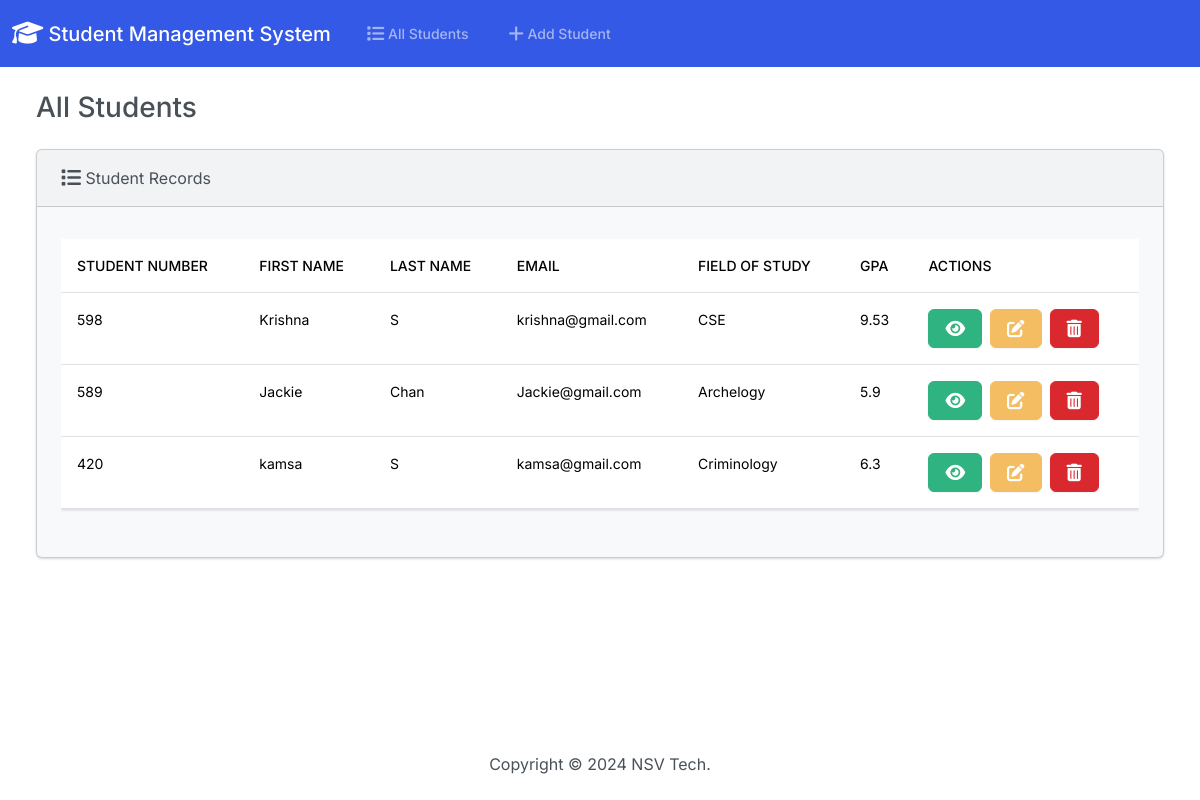
Before: / with the older database file.
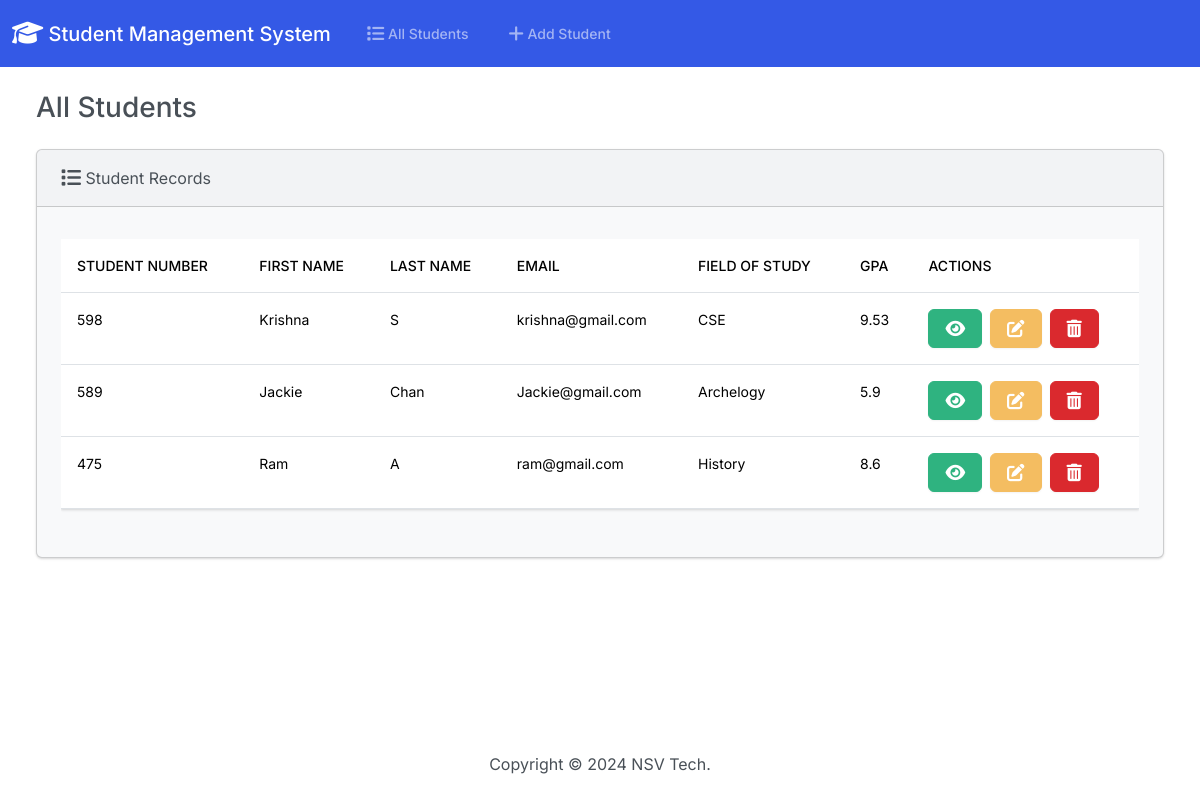
After: the same page with the newer database file.
### stuapp/models.py (models this page shows, shortened)
class Student(models.Model):
    student_number = models.PositiveBigIntegerField()
    first_name = models.CharField(max_length=50)
    last_name = models.CharField(max_length=50)
    email = models.EmailField(max_length=30)
    field_of_study = models.CharField(max_length=50)
    gpa = models.FloatField()

### stuapp/views.py (the view)
# urls.py: path('',index,name='index'),
def index(request):
    return render(request, 'index.html',{
        'students' : Student.objects.all()
    })

### templates/index.html (shortened to what this page needs)
{% extends "base.html" %}
{% block body %}
<h3 class="m-4">All Students</h3>
<div class="row">
  <div class="col-12">
    {% if students %}
    <div class="card bg-light ms-4 me-4 mb-4">
      <div class="card-header">
        <i class="fa-solid fa-list fa-lg"></i> Student Records
      </div>
      <div class="card-body">
        <p class="card-text">
          <div class="table-responsive">
            <table class="table table-hover">
              <thead>
                <tr>
                  <th scope="col">Student Number</th>
                  <th scope="col">First Name</th>
                  <th scope="col">Last Name</th>
                  <th scope="col">Email</th>
                  <th scope="col">Field of Study</th>
                  <th scope="col">GPA</th>
                  <th scope="col">Actions</th>
                </tr>
              </thead>
              <tbody>
                {% for student in students %}
                  <tr>
                    <td>{{ student.student_number }}</td>
                    <td>{{ student.first_name }}</td>
                    <td>{{ student.last_name }}</td>
                    <td>{{ student.email }}</td>
                    <td>{{ student.field_of_study }}</td>
                    <td>{{ student.gpa }}</td>
                    <td>
                      <button type="button" class="btn btn-success me-1" href="{% url 'view_student' student.id %}" data-bs-toggle="modal" data-bs-target="#myModal{{student.id}}">
                      </button>
                      <a class="btn btn-warning me-1" href="{% url 'edit' student.id %}">
                      </a>
                      <button type="button" class="btn btn-danger" data-bs-toggle="modal" data-bs-target="#delete{{student.id}}">
                      </button>
                    </td>
                  </tr>
                {% endfor %}
              </tbody>
            </table>
          </div>
        </p>
      </div>
    </div>
    {% else %}
      <h5 class="alert alert-primary ms-4 me-4">No Student Records</h5>
    {% endif %}
  </div>
</div>
{% endblock %}

### templates/base.html (shortened to what this page needs)
{% load static %}
<!DOCTYPE html>
<html lang="en">
  <head>
    <link rel="stylesheet" href="https://cdnjs.cloudflare.com/ajax/libs/font-awesome/6.1.1/css/all.min.css">
    <link href="{% static 'css/bootstrap.min.css' %}" rel="stylesheet">
  </head>
  <body class="d-flex flex-column min-vh-100">
    <nav class="navbar navbar-expand-lg navbar-dark bg-primary">
      <div class="container-fluid">
        <a class="navbar-brand" href="{% url 'index' %}">
          <i class="fa-solid fa-graduation-cap fa-lg"></i> Student Management System
        </a>
        <div class="collapse navbar-collapse" id="navbarColor01">
          <ul class="navbar-nav me-auto">
            <li class="nav-item">
              <a class="nav-link" href="{% url 'index' %}">
                 All Students
              </a>
            </li>
            <li class="nav-item">
              <a class="nav-link" href="{% url 'add' %}">
                 Add Student
              </a>
            </li>
          </ul>
        </div>
      </div>
    </nav>
    <div class="container-fluid">
      {% block body %}
      {% endblock %}
    </div>
    <footer class="mt-auto mb-4">
      <div class="text-center">
        <span>
          Copyright &copy; <script>document.write(new Date().getFullYear())</script> NSV Tech.
        </span>
      </div>
    </footer>
  </body>
</html>

Changed rows visible on the page:
removed Student: student_number "420", first_name "kamsa", last_name "S", email "kamsa@gmail.com", field_of_study "Criminology", gpa "6.3"
added Student: student_number "475", first_name "Ram", last_name "A", email "ram@gmail.com", field_of_study "History", gpa "8.6"
